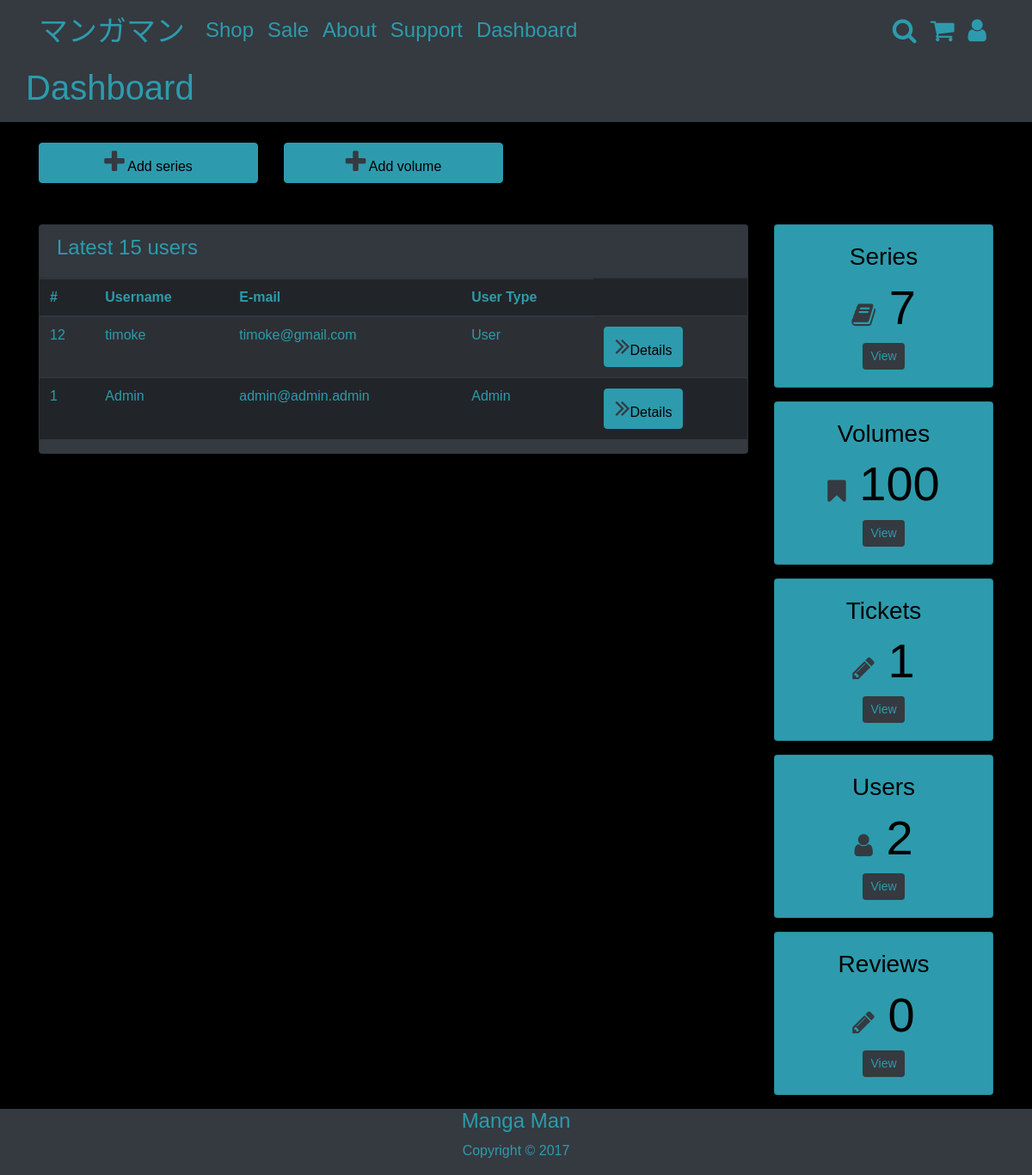
Page /admin_panel.php (signed in) on the earlier database version.
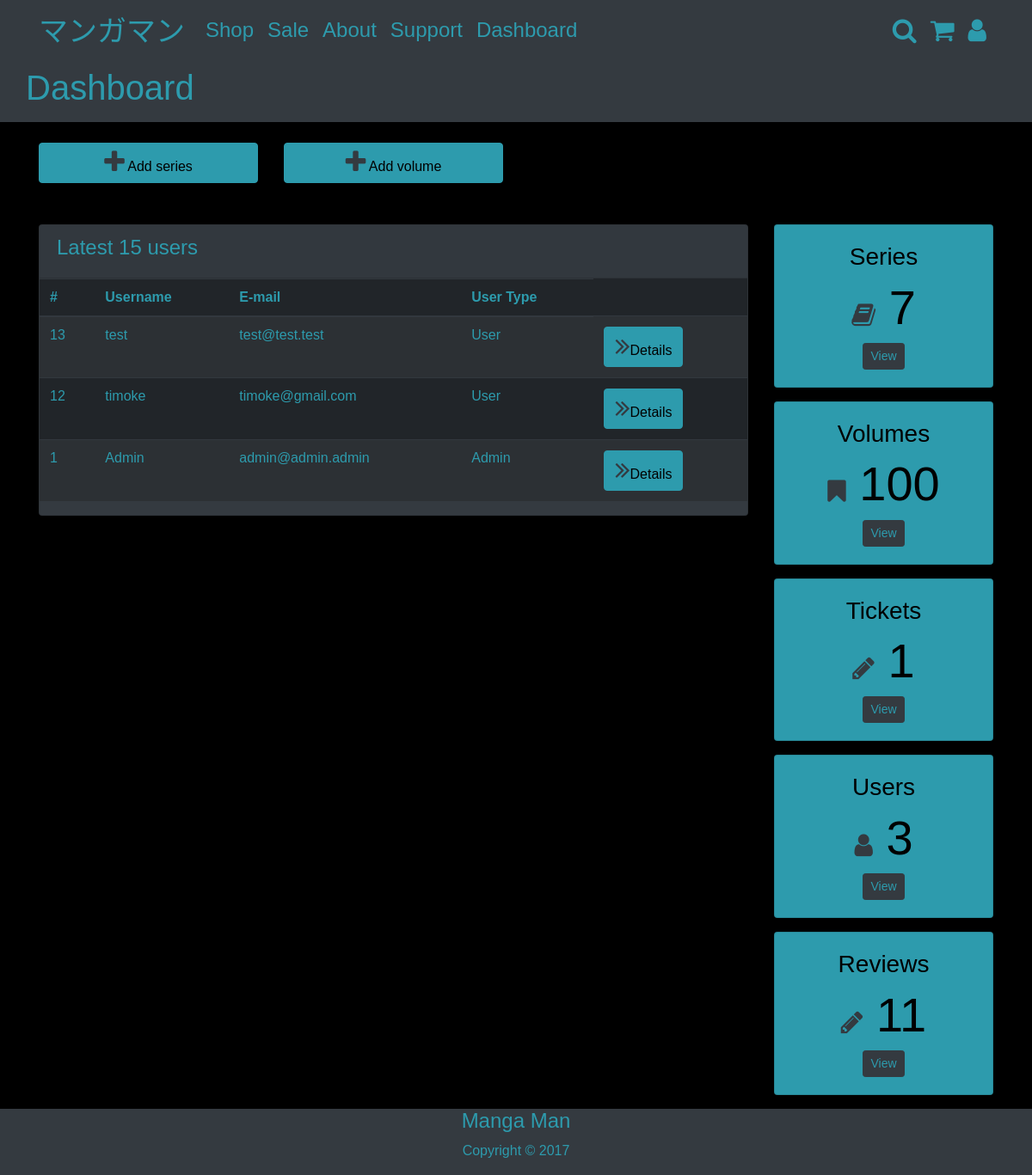
Same page on the later database version.
### tables this page shows
CREATE TABLE `users` (
  `id` int(11) NOT NULL,
  `username` varchar(48) NOT NULL,
  `email` varchar(48) NOT NULL,
  `password` varchar(48) NOT NULL,
  `usertype` int(2) NOT NULL,
  `date_created` timestamp NULL DEFAULT CURRENT_TIMESTAMP
);

### admin_panel.php (the view, shortened to what this page needs)
<?php
if (isset($_SESSION['aaa'])&& $_SESSION['aaa']=='admin') {
  include('includes/adminheader.php');
}
elseif (isset($_SESSION['aaa'])&& $_SESSION['aaa']=='user'){
  include('includes/userheader.php');
} else {
  include('includes/header.php');
}
?>
<?php
if($_SESSION['aaa'] === 'admin') {
?>
<section class="bg-dark">
<div class="container py-2">
  <div class="row">
    <div class="col-mb-6">
      <h1>Dashboard</h1>
    </div>
  </div>
</div>
</section>
<section id="post" class="py-4 mb-4">
  <div class="container">
    <div class="row">
      <div class="col-md-3">
        <a href="#" class="btn btn-primary btn-block" data-toggle="modal" data-target="#addseries">
          <i class="fa fa-plus"></i> Add series
        </a>
      </div>
      <div class="col-md-3">
        <a href="#" class="btn btn-primary btn-block" data-toggle="modal" data-target="#addvolume">
          <i class="fa fa-plus"></i> Add volume
        </a>
      </div>
    </div>
  </div>
</section>
<section id="posts">
  <div class="container">
    <div class="row">
      <div class="col md-9">
        <div class="card bg-dark">
          <div class="card-header">
            <h4>Latest 15 users</h4>
          </div>
          <table class="table table-striped table-dark text-primary">
            <thead class="thead-inverse">
              <tr>
                <th>#</th>
                <th>Username</th>
                <th>E-mail</th>
                <th>User Type</th>
              </tr>
            </thead>
            <tbody>
              <?php
              $user = 'SELECT * FROM users ORDER BY id DESC LIMIT 15';
              $userquery = mysqli_query($connection, $user);
              $numrows3 = mysqli_num_rows($userquery);
              $manga='SELECT * FROM series ORDER BY series_id DESC';
              $query = mysqli_query($connection,$manga);
              $num_rows = mysqli_num_rows($query);
              $reviews='SELECT * FROM review ORDER BY id DESC';
              $queryyy = mysqli_query($connection,$reviews);
              $num_rows34 = mysqli_num_rows($queryyy);
              $volumes = 'SELECT * FROM volumes ORDER BY id DESC';
              $query2 = mysqli_query($connection, $volumes);
              $num_rows2 = mysqli_num_rows($query2);
              $tickets = 'SELECT * FROM support';
              $query1 = mysqli_query($connection,$tickets);
              $num_rows1 = mysqli_num_rows($query1);
              while ($row = mysqli_fetch_array($userquery)) {
              echo '<tr>';
              echo '<td scope="row">'.$row['id'].'</td>';
              echo '<td>'.$row['username'].'</td>';
              echo '<td>'.$row['email'].'</td>';
              if($row['usertype'] == 1) {
                echo '<td>Admin</td>';
              } else {
                echo '<td>User</td>';
              }
              echo '<td><a href="user_details.php?id='.$row['id'].'" class="btn btn-primary">
                <i class="fa fa-angle-double-right"></i>Details</a></td>';
              echo '</tr>';
              }
              ?>
            </tbody>
          </table>
        </div>
      </div>
      <div class="col-md-3">
        <div class="card text-center bg-primary text-dark mb-3">
          <div class="card-body">
            <h3>Series</h3>
            <h1 class="display-4">
              <i class="fa fa-book"></i> <?php echo $num_rows; ?>
            </h1>
            <a href="series.php" class="btn btn-dark btn-sm">View</a>
          </div>
        </div>
        <div class="card text-center bg-primary text-dark mb-3">
          <div class="card-body">
            <h3>Volumes</h3>
            <h1 class="display-4">
              <i class="fa fa-bookmark"></i> <?php echo $num_rows2; ?>
            </h1>
            <a href="volumes.php" class="btn btn-dark btn-sm">View</a>
          </div>
        </div>
        <div class="card text-center bg-primary text-dark mb-3">
          <div class="card-body">
            <h3>Tickets</h3>
            <h1 class="display-4">
              <i class="fa fa-pencil"></i> <?php echo $num_rows1; ?>
            </h1>
            <a href="tickets.php" class="btn btn-dark btn-sm">View</a>
          </div>
        </div>
                <div class="card text-center bg-primary text-dark mb-3">
          <div class="card-body">
            <h3>Users</h3>
            <h1 class="display-4">
              <i class="fa fa-user"></i> <?php echo $numrows3; ?>
            </h1>
            <a href="users.php" class="btn btn-dark btn-sm">View</a>
          </div>
        </div>
                <div class="card text-center bg-primary text-dark mb-3">
          <div class="card-body">
            <h3>Reviews</h3>
            <h1 class="display-4">
              <i class="fa fa-pencil"></i> <?php echo $num_rows34; ?>
            </h1>
            <a href="reviews.php" class="btn btn-dark btn-sm">View</a>
          </div>
        </div>
      </div>
    </div>
  </div>
</section>
<?php
  } else {
    header('Location: index.php');
  }
?>
<?php include('includes/footer.php'); ?>

### includes/adminheader.php (shortened to what this page needs)
<html lang="en">
<head>
  <link rel="stylesheet" href="css/font-awesome.min.css">
  <link rel="stylesheet" href="css/bootstrap.css">
  <link rel="stylesheet" href="css/style.css">
</head>
<body>
  <section class="content">
    <nav class="navbar navbar-expand-sm py-0  bg-dark">
      <div class="container">
        <a class="navbar-brand" href="index.php"><img src="img/logo.svg"width="250" height="60" alt=""></a>
        <div class="collapse navbar-collapse" id="navbarCollapse">
          <ul class="navbar-nav">
            <li class="nav-item">
              <a class="nav-link" href="shop.php">Shop</a>
            </li>
            <li class="nav-item">
              <a class="nav-link" href="sale.php">Sale</a>
            </li>
            <li class="nav-item">
              <a class="nav-link" href="about.php">About</a>
            </li>
            <li class="nav-item">
              <a class="nav-link" href="support.php">Support</a>
            </li>
            <li class="nav-item">
              <a class="nav-link" href="admin_panel.php">Dashboard</a>
            </li>
        </ul>
      </div>
        <ul class="navbar-nav">
          <li class="nav-item"><a class="nav-link" href="#"><i class="fa fa-search"></i></li></a>
          <li class="nav-item"><a class="nav-link" href="cart.php"><i class="fa fa-shopping-cart"></i></li></a>
          <li class="nav-item"><a class="nav-link" href="login.php"><i class="fa fa-user"></i></li></a>
        </ul>
      </div>
    </nav>

### includes/footer.php (shortened to what this page needs)
</section>
<footer>
<section id="main-footer" class="bg-dark">
  <div class="container">
    <div class="row">
      <div class="col text-center">
        <div>
        <h4>Manga Man</h4>
        <p>Copyright &copy; 2017</p>
        </div>
      </div>
    </div>
  </div>
</section>
</footer>
</body>
</html>

### css/style.css (style rules this page uses)
html { height: 100px; }
body { font-family: 'Zud Juice', Arial, sans-serif; font-weight: normal; font-style: normal; color: #2d9bad; background-color: #000000; height:100vh; display: flex; flex-direction:column; }
.navbar-brand img { position: relative; width: 170px; background-size: contain; }
.content { flex:1 0 auto; flex-grow: 1; flex-shrink: 0; flex-basis: auto; }
.fa { position: relative; font-size: 30px; color: #2d9bad; background-size: contain; }
#post .fa { color: #343a40; }
#posts .fa { color: #343a40; }
.nav-link { font-size: 24px; }
a { color: #2d9bad; }

Differences in the rows shown:
added users: id "13", username "test", email "test@test.test", usertype "User"
Other differences:
$numrows3: "2" → "3"
$num_rows34: "0" → "11"
